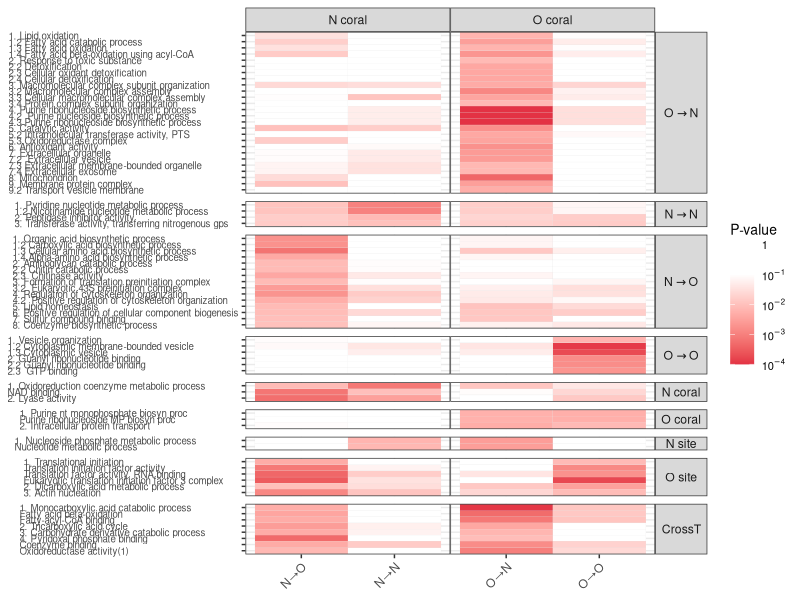
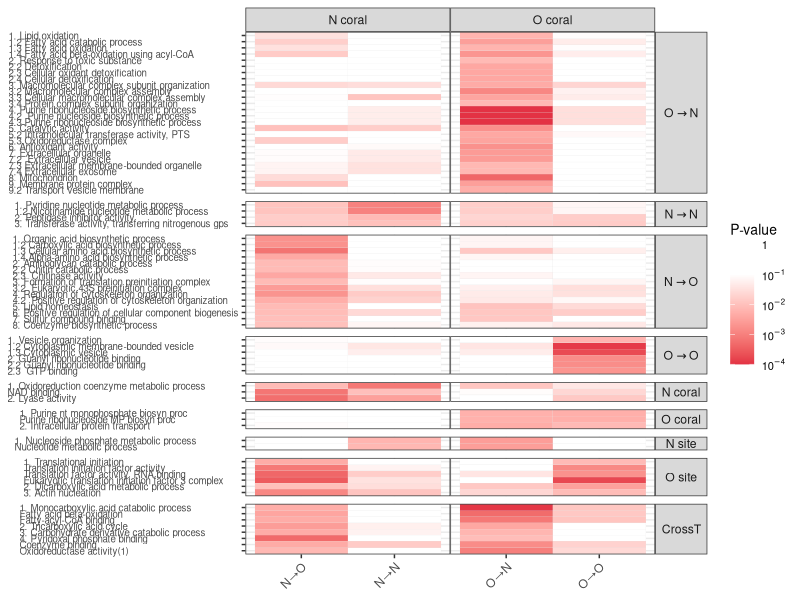

Write the R code that produced these figures, in order.
#Create a heatmap of enriched GO terms unique to different treatments

library(ggplot2)
library(RColorBrewer)
library(reshape2)
library(plyr)
library(dplyr)
library(stringr)

#Read the file with GO terms with P-values and # of protens
go<-read.csv('Data/EnrichedGO_All_numbered.csv')

# Use log(p-values) for the heatmap
pval<-go[,c(2,4:8)]
colnames(pval)[2:6]<-c("treatment","NN","NO","ON","OO")
pval$GO.Name<-trimws(pval$GO.Name, "l")

#use melt function to create the data frame for a heatmap
pval.m<-melt(pval, id.vars=c("GO.Name", "treatment"))
colnames(pval.m)[3:4]<-c("Coral","Protein")

pval.m$Coral<-factor(pval.m$Coral, levels=c("NO","NN","ON","OO"))

#label for Facet_grid
labs<-list(
        "ON"= expression(O%->%N),
        'NN'= expression(N%->%N),
        'NO'= expression(N%->%O),
        "OO"= expression(O%->%O),
        "N-coral"= "N coral",
        "O-coral"= "O coral",
        "N-Site" = "N site",
        "O-Site"="O site",
        "CrossT" ="CrossT",
        "N"="N coral",
        "O"="O coral"
       )


plot_labeller <- function(variable,value){
        return(labs[value])
}


#Specify the order of different treatments
a<-c("ON","NN","NO","OO","N-coral","O-coral","N-Site","O-Site" ,"CrossT") 
pval.m$treatment<-factor(pval.m$treatment, levels=a)

#include arrows for labels
pval.m$Coral.label<-mapvalues(pval.m$Coral,c("NO","NN","ON","OO"), 
                              c("N\u2192O","N\u2192N","O\u2192N","O\u2192O") )

#Add origin and transplant site informaiton
pval.m$origin<-c(rep("N",  times=nrow(pval.m)/2), rep("O", times=nrow(pval.m)/2))
pval.m$site<-c(rep("Nsite", time=nrow(pval.m)/4), rep("Osite", time=nrow(pval.m)/4),rep("Nsite", time=nrow(pval.m)/4),rep("Osite", time=nrow(pval.m)/4))

#Format the y-axis (reverse the orders in each section) for the heatmap
max_width = max(nchar(as.character(pval$GO.Name)))
pval.m$label_padded = sprintf(paste0("%-", max_width, "s"),pval.m$GO.Name)
pval$padded<-sprintf(paste0("%-", max_width, "s"),pval$GO.Name)

goOrders<-c(paste(rev(pval$padded[1:4])),  paste(rev(pval$padded[5:19])),
            paste(rev(pval$padded[20:25])),paste(rev(pval$padded[26:51])),
            paste(rev(pval$padded[52:54])),paste(rev(pval$padded[55:60])),
            paste(rev(pval$padded[61:63])),paste(rev(pval$padded[64:65])),
            paste(rev(pval$padded[66:73])))

pval.m$label_padded<-factor(pval.m$label_padded, levels=goOrders)

ggplot(pval.m, aes(x=Coral.label, y=label_padded, fill=log10(Protein))) + geom_tile(color="gray90", size=0.05)+
    scale_fill_gradient2(low = "#E33244",high="white", midpoint=-1,name="P-value",breaks=c(-4,-3,-2,-1,0),labels=c(expression(10^-4),expression(10^-3),expression(10^-2),expression(10^-1),1))+
    theme_bw()+ theme(axis.text.x = element_text(angle=45, hjust=1))+
    theme(legend.title = element_text(size=10), axis.title=element_blank())+
    facet_grid(treatment~origin, scales="free",space="free", labeller=plot_labeller)+
    theme(strip.text.y = element_text(angle = 0), strip.background.x = element_rect(color="gray20"))+
    theme(axis.text.y=element_text(size=7, hjust=0))+
    theme(panel.spacing.x=unit(0, "lines"))+
    theme(legend.text.align = 0, legend.text = element_text(size=8))

ggsave("Output/LCMS/GOAll.pdf",width = 5.5,height =7.2)



